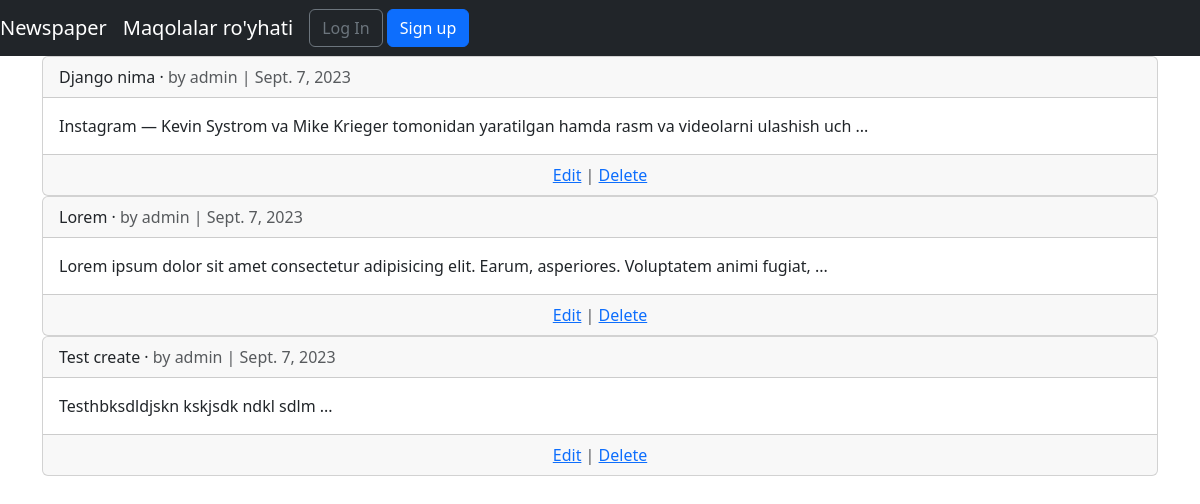
The app's page /articles/ with its own data.
### articles/models.py (models this page shows, shortened)
class Article(models.Model):
    title = models.CharField(max_length = 250)
    body = models.TextField()
    date =  models.DateField(auto_now_add=True)
    author = models.ForeignKey(
        get_user_model(),
        on_delete=models.CASCADE)

### accounts/models.py (models this page shows)
class CustomUser(AbstractUser):
    age = models.PositiveIntegerField(null=True, blank=True)

### articles/views.py (the view)
# urls.py: path('', ArticleListView.as_view(), name = 'article_list'),
class ArticleListView(ListView):
    model = Article
    template_name = 'article_list.html'

### templates/article_list.html (shortened to what this page needs)
{% extends 'base.html' %}
{% block content %}
    {% for article in object_list %}
        <div class="card">
            <div class="card-header">
                <span class="font-weight-bold">{{ article.title }}</span> &middot;
                <span class="text-muted">by {{ article.author }} | {{ article.date }}</span>
            </div>
            <div class="card-body">
                {{ article.body | slice:'100' }} ...
            </div>
           <div class="card-footer text-center text-muted">
                <a href="{% url 'article_update' article.pk %}">Edit</a> |
                <a href="{% url 'article_delete' article.pk %}">Delete</a>
            </div>
        </div>
    {% endfor %}
{% endblock content %}

### templates/base.html (shortened to what this page needs)
<!DOCTYPE html>
<html lang="en">
<head>
    <link href="https://cdn.jsdelivr.net/npm/bootstrap@5.3.1/dist/css/bootstrap.min.css" rel="stylesheet">
</head>
<body>
    <body>
        <nav class="navbar navbar-expand-lg navbar-dark bg-dark">
            <a class="navbar-brand navbar-dark-hover" href="{% url 'home' %}">Newspaper</a>
            <a class="navbar-brand" href="{% url 'article_list' %}">Maqolalar ro'yhati</a>
        {% if user.is_authenticated %}
            <a class="navbar-brand" href="{% url 'article_new' %}">Maqola yaratish</a>
        <ul class="navbar-nav ml-auto">
            <li class="nav-item dropdown">
                <button class="btn btn-dark dropdown-toggle" data-bs-toggle="dropdown" aria-expanded="false">
                    {{ user.username }}
                  </button>
            <ul class="dropdown-menu dropdown-menu" aria-labelledby="navbarDropdown">
                <li><a class="dropdown-item" href="{% url 'password_change'%}">Change password</a></li>
                <li><div class="dropdown-divider"></div> </li>
                <li><a class="dropdown-item" href="{% url 'logout' %}">Log Out</a></li>
            </ul>
            </li>
        </ul>
{% else %}
<form class="form-inline ml-auto">
<a href="{% url 'login' %}" class="btn btn-outline-secondary">
Log In</a>
<a href="{% url 'signup' %}" class="btn btn-primary ml-2">
Sign up</a>
</form>
{% endif %}
</nav>
<main>
<div class="container">
    {% block content %}
    {% endblock content %}
</body>
</html>

### records on screen
Article: title "Django nima", author "admin", date "Sept. 7, 2023", body "Instagram — Kevin Systrom va Mike Krieger tomonidan yaratilgan hamda rasm va videolarni ulashish uch"
Article: title "Lorem", author "admin", date "Sept. 7, 2023", body "Lorem ipsum dolor sit amet consectetur adipisicing elit. Earum, asperiores. Voluptatem animi fugiat,"
Article: title "Test create", author "admin", date "Sept. 7, 2023", body "Testhbksdldjskn kskjsdk ndkl sdlm"
